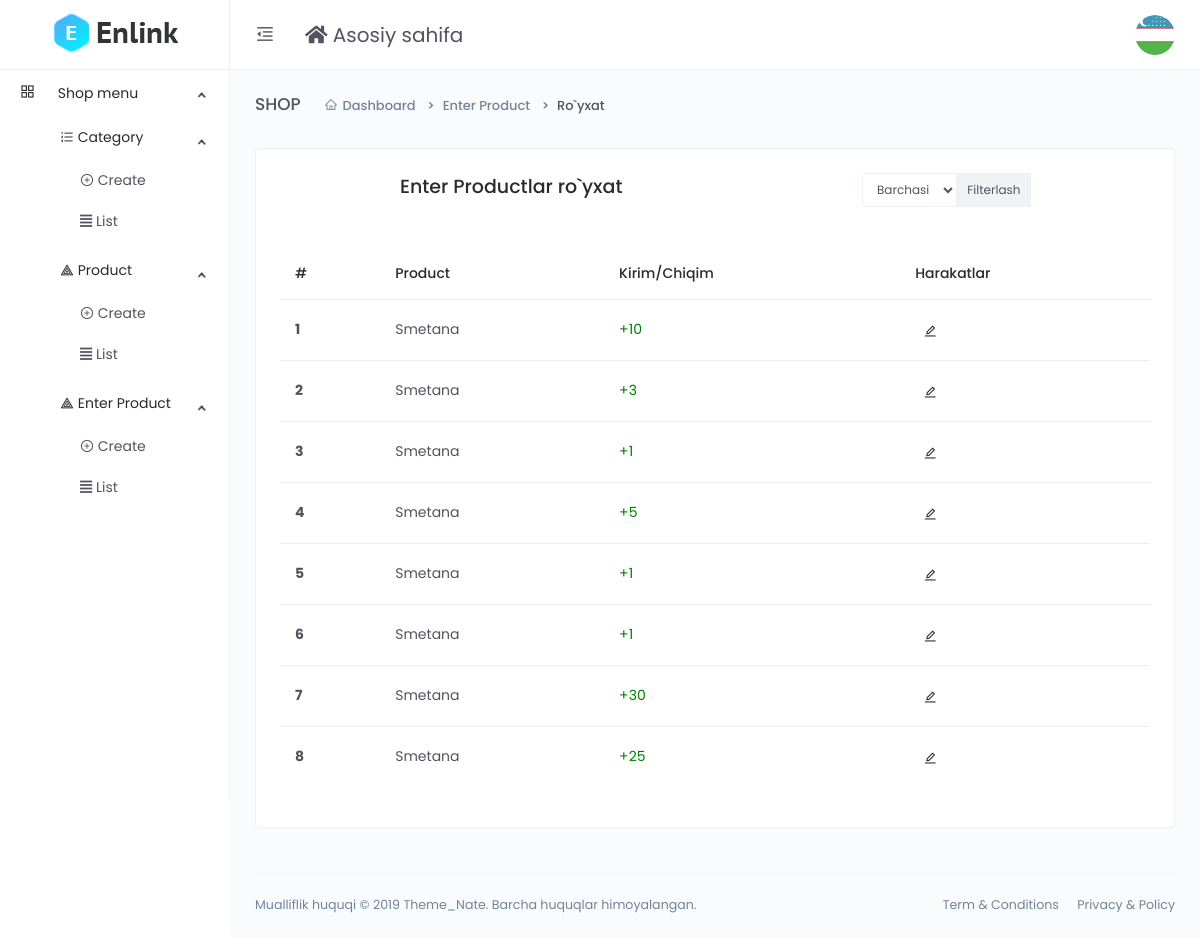
/dashboard/product-history/L1roS3Miw5OUnJW/ (signed in), run on the app's committed database.
### main/models.py (models this page shows, shortened)
class User(AbstractUser):
    avatar = models.ImageField(upload_to='avatar/',default='avatar/default.png')
    address = models.CharField(max_length=255, blank=True, null=True)
    phone = models.CharField(max_length=255, blank=True, null=True)
    zip_code = models.IntegerField(blank=True, null=True)
    class Meta(AbstractUser.Meta):
        swappable = "AUTH_USER_MODEL"

class CodeGenerate(models.Model):
    code = models.CharField(max_length=255, blank=True,unique=True)
    class Meta:
        abstract = True

class EnterProduct(CodeGenerate):
    product = models.ForeignKey(Product,on_delete=models.SET_NULL,null=True)
    quantity = models.IntegerField()
    date = models.DateTimeField(auto_now_add=True)

class Product(CodeGenerate):
    category = models.ForeignKey(Category, on_delete=models.CASCADE)
    name = models.CharField(max_length=255)
    body = models.TextField()
    price = models.DecimalField(decimal_places=2, max_digits=10)
    discount_price = models.DecimalField(decimal_places=2, max_digits=10,
                                         blank=True, null=True)
    banner_img = models.ImageField(upload_to='banner-img/')
    quantity = models.IntegerField()
    delivery = models.BooleanField(default=False)

### main/funcs.py (the view)
    def wrapper(request, *args, **kwargs):
        if request.user.is_staff:
            return func(request,*args, **kwargs)
        else:
            return redirect('front:index')

### main/dashboard/views.py (called while the page is built)
@staff_required
def product_history(request,code):
    queryset = models.EnterProduct.objects.filter(product__code=code)
    outs = models.CartProduct.objects.filter(product__code=code,cart__status=4)
    data = list(chain(queryset, outs))
    data = sorted(data, key=lambda x: x.date, reverse=True)
    context = {
          'queryset':queryset
    }
    return render(request, 'dashboard/enter_product/history.html', context)

### main/funcs.py (called while the page is built)
def staff_required(func):
    def wrapper(request, *args, **kwargs):
        if request.user.is_staff:
            return func(request,*args, **kwargs)
        else:
            return redirect('front:index')
    return wrapper

### main/models.py (called while the page is built)
    @property
    def date(self):
        return self.cart.order_date

### templates/dashboard/enter_product/history.html (shortened to what this page needs)
{% extends 'dashboard/base.html' %}
{% block content %}
<div class="main-content">
    <div class="page-header">
        <h2 class="header-title">SHOP</h2>
        <div class="header-sub-title">
            <nav class="breadcrumb breadcrumb-dash">
                <a href="#" class="breadcrumb-item"><i class="anticon anticon-home m-r-5"></i>Dashboard</a>
                <a class="breadcrumb-item" href="#">Enter Product</a>
                <span class="breadcrumb-item active">Ro`yxat</span>
            </nav>
        </div>
    </div>
    <div class="card">
        <div class="card-body">
            <div class="d-flex justify-content-around">
            <h4>Enter Productlar ro`yxat</h4>
            <div>
                <form class="input-group input-group-sm mb-3">
                    <select name="category_code" class="form-control">
                        <option value="0">Barchasi</option>
                    </select>
                    <div class="input-group-prepend">
                        <button class="input-group-text" id="inputGroup-sizing-sm" type="submit">Filterlash</button>
                    </div>
                </form>
            </div>
            </div>
            <div class="m-t-25">
                <div class="table-responsive">
                    <table class="table">
                        <thead>
                            <tr>
                                <th scope="col">#</th>
                                <th scope="col">Product</th>
                                <th scope="col">Kirim/Chiqim</th>
                                <th scope="col">Harakatlar</th>
                            </tr>
                        </thead>
                        <tbody>
                            {% for q in queryset %}
                            <tr>
                                <th scope="row">{{forloop.counter}}</th>
                                <td>{{q.product.name}}</td>
                                {% if q.quantity %}
                                <td style="color: green;">+{{q.quantity}}</td>
                                <td>
                                    <button type="button" class="btn btn-icon btn-hover btn-sm btn-rounded" data-toggle="modal" data-target=".bd-example-modal-sm{{forloop.counter}}">
                                        <i class="anticon anticon-edit"></i>
                                    </button>
                                </td>
                                {% else %}
                                <td style="color: red;">-{{q.count}}</td>
                                {% endif %}
                            </tr>
                            {% endfor %}
                        </tbody>
                    </table>
                </div>
            </div>
        </div>
    </div>
</div>
{% endblock %}

### templates/dashboard/base.html (shortened to what this page needs)
<!DOCTYPE html>
<html lang="en">
{% load static %}
<head>
    <link href="{% static 'dashboard/vendors/bootstrap-datepicker/bootstrap-datepicker.min.css' %}" rel="stylesheet">
    <link href="{% static 'dashboard/css/app.min.css' %}" rel="stylesheet">
</head>
<body>
    <div class="app">
        <div class="layout">
            <div class="header">
                <div class="logo logo-dark">
                    <a href="{% url 'dashboard:index' %}">
                        <img src="{% static 'dashboard/images/logo/logo.png' %}" alt="Logo">
                    </a>
                </div>
                <div class="nav-wrap">
                    <ul class="nav-left">
                        <li class="desktop-toggle">
                            <a href="javascript:void(0);">
                                <i class="anticon"></i>
                            </a>
                        </li>
                        <li class="drop-holder">
                            <a href="{% url 'front:index' %}"> <i class="fa fa-home"></i> Asosiy sahifa</a>
                        </li>
                    </ul>
                    <ul class="nav-right">
                        <li class="dropdown dropdown-animated scale-left">
                            <div class="pointer" data-toggle="dropdown">
                                <div class="avatar avatar-image  m-h-10 m-r-15">
                                    <img src="{{user.avatar.url}}"  alt="">
                                </div>
                            </div>
                        </li>
                    </ul>
                </div>
            </div>
            <div class="side-nav">
                <div class="side-nav-inner">
                    <ul class="side-nav-menu scrollable">
                        <li class="nav-item dropdown open">
                            <a class="dropdown-toggle" href="javascript:void(0);">
                                <span class="icon-holder">
                                    <i class="anticon anticon-appstore"></i>
                                </span>
                                <span class="title">Shop menu</span>
                            </a>
                            <ul class="dropdown-menu">
                                <li>
                                    <li class="nav-item dropdown open">
                                        <a class="dropdown-toggle" href="javascript:void(0);">
                                            <span class="icon-holder">
                                                <i class="anticon anticon-ordered-list"></i>
                                            </span>
                                            <span class="title">Category</span>
                                        </a>
                                        <ul class="dropdown-menu">
                                            <li>
                                                <a href="{% url 'dashboard:category_create' %}">
                                                    <i class="anticon anticon-plus-circle"></i>
                                                    Create
                                                </a>
                                            </li>
                                            <li>
                                                <a href="{% url 'dashboard:category_list' %}">
                                                    <span class="icon-holder">
                                                        <i class="fas fa-align-justify"></i>
                                                        List
                                                    </span>
                                                </a>
                                            </li>
                                        </ul>
                                    </li>
                                </li>
                                <li>
                                    <li class="nav-item dropdown open">
                                        <a class="dropdown-toggle" href="javascript:void(0);">
                                            <span class="icon-holder">
                                                <i class="anticon anticon-heat-map"></i>
                                            </span>
                                            <span class="title">Product</span>
                                        </a>
                                        <ul class="dropdown-menu">
                                            <li>
                                                <a href="{% url 'dashboard:product_create' %}">
                                                    <i class="anticon anticon-plus-circle"></i>
                                                    Create
                                                </a>
                                            </li>
                                            <li>
                                                <a href="{% url 'dashboard:product_list' %}">
                                                    <i class="fas fa-align-justify"></i>
                                                    List
                                                </a>
                                            </li>
                                        </ul>
                                    </li>
                                </li>
                                <li>
                                    <li class="nav-item dropdown open">
                                        <a class="dropdown-toggle" href="javascript:void(0);">
                                            <span class="icon-holder">
                                                <i class="anticon anticon-heat-map"></i>
                                            </span>
                                            <span class="title">Enter Product</span>
                                        </a>
                                        <ul class="dropdown-menu">
                                            <li>
                                                <a href="{% url 'dashboard:create_product_enter' %}">
                                                    <i class="anticon anticon-plus-circle"></i>
                                                    Create
                                                </a>
                                            </li>
                                            <li>
                                                <a href="{% url 'dashboard:list_product_enter' %}">
                                                    <i class="fas fa-align-justify"></i>
                                                    List
                                                </a>
                                            </li>
                                        </ul>
                                    </li>
                                </li>
                            </ul>
                        </li>
                    </ul>
                </div>
            </div>
            <div class="page-container">
                {% block content %}
                {% endblock %}
                <footer class="footer">
                    <div class="footer-content">
                        <p class="m-b-0">Mualliflik huquqi © 2019 Theme_Nate. Barcha huquqlar himoyalangan.</p>
                        <span>
                            <a href="" class="text-gray m-r-15">Term &amp; Conditions</a>
                            <a href="" class="text-gray">Privacy &amp; Policy</a>
                        </span>
                    </div>
                </footer>
            </div>
        </div>
    </div>
</body>
</html>

### data on the page
User: avatar (picture)
EnterProduct: product.name "Smetana", quantity "10"
EnterProduct: product.name "Smetana", quantity "3"
EnterProduct: product.name "Smetana", quantity "1"
EnterProduct: product.name "Smetana", quantity "5"
EnterProduct: product.name "Smetana", quantity "1"
EnterProduct: product.name "Smetana", quantity "1"
EnterProduct: product.name "Smetana", quantity "30"
EnterProduct: product.name "Smetana", quantity "25"
